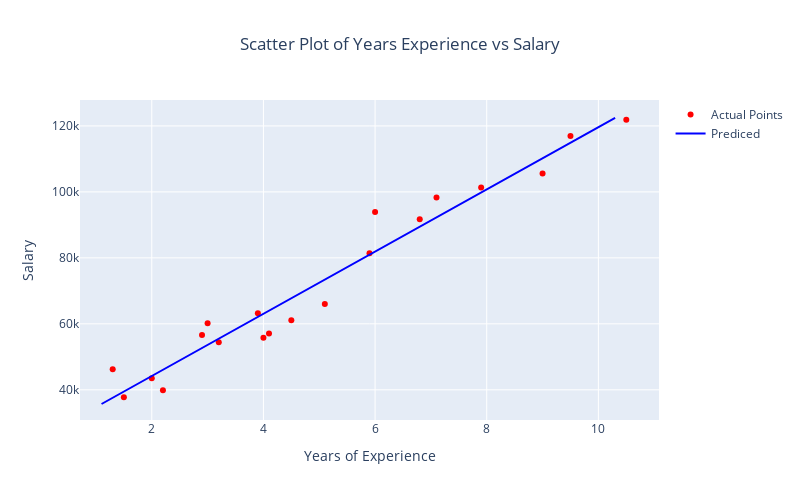

The cell this chart's notebook holds for it:
### Code cell
#initial visual exploration of available training dataset
fig = go.Figure()
fig.add_trace(go.Scatter(x=x_train.iloc[:,0].values,y=y_train, mode='markers', line = dict(color='red'), name='Actual Points'))
fig.add_trace(go.Scatter(x=x_test.iloc[:,0].values,y=y_pred, mode='lines', line= dict(color='blue'), name='Prediced'))
fig.update_layout(title='Scatter Plot of Years Experience vs Salary'
                 ,title_x = .5
                 , width=800
                 , height=500 
                 )
fig.update_xaxes(title='Years of Experience')
fig.update_yaxes(title='Salary')
fig.show()

### Figure 1 — Plotly figure (JSON) as saved in the notebook; plotly's stock layout.template omitted (floating-point values rounded to 4 significant figures)
{"data": [{"line": {"color": "red"}, "mode": "markers", "name": "Actual Points", "type": "scatter", "x": [2.2, 5.1, 2.9, 4.1, 4.0, 7.9, 1.3, 1.5, 9.0, 2.0, 7.1, 9.5, 5.9, 10.5, 6.8, 3.2, 3.9, 4.5, 6.0, 3.0], "y": [39891, 66029, 56642, 57081, 55794, 101302, 46205, 37731, 105582, 43525, 98273, 116969, 81363, 121872, 91738, 54445, 63218, 61111, 93940, 60150]}, {"line": {"color": "blue"}, "mode": "lines", "name": "Prediced", "type": "scatter", "x": [9.6, 4.9, 8.2, 5.3, 3.2, 3.7, 10.3, 8.7, 4.0, 1.1], "y": [115800.0, 71510.0, 102600.0, 75280.0, 55490.0, 60200.0, 122400.0, 107300.0, 63030.0, 35690.0]}], "layout": {"height": 500, "title": {"text": "Scatter Plot of Years Experience vs Salary", "x": 0.5}, "width": 800, "xaxis": {"title": {"text": "Years of Experience"}}, "yaxis": {"title": {"text": "Salary"}}}}
